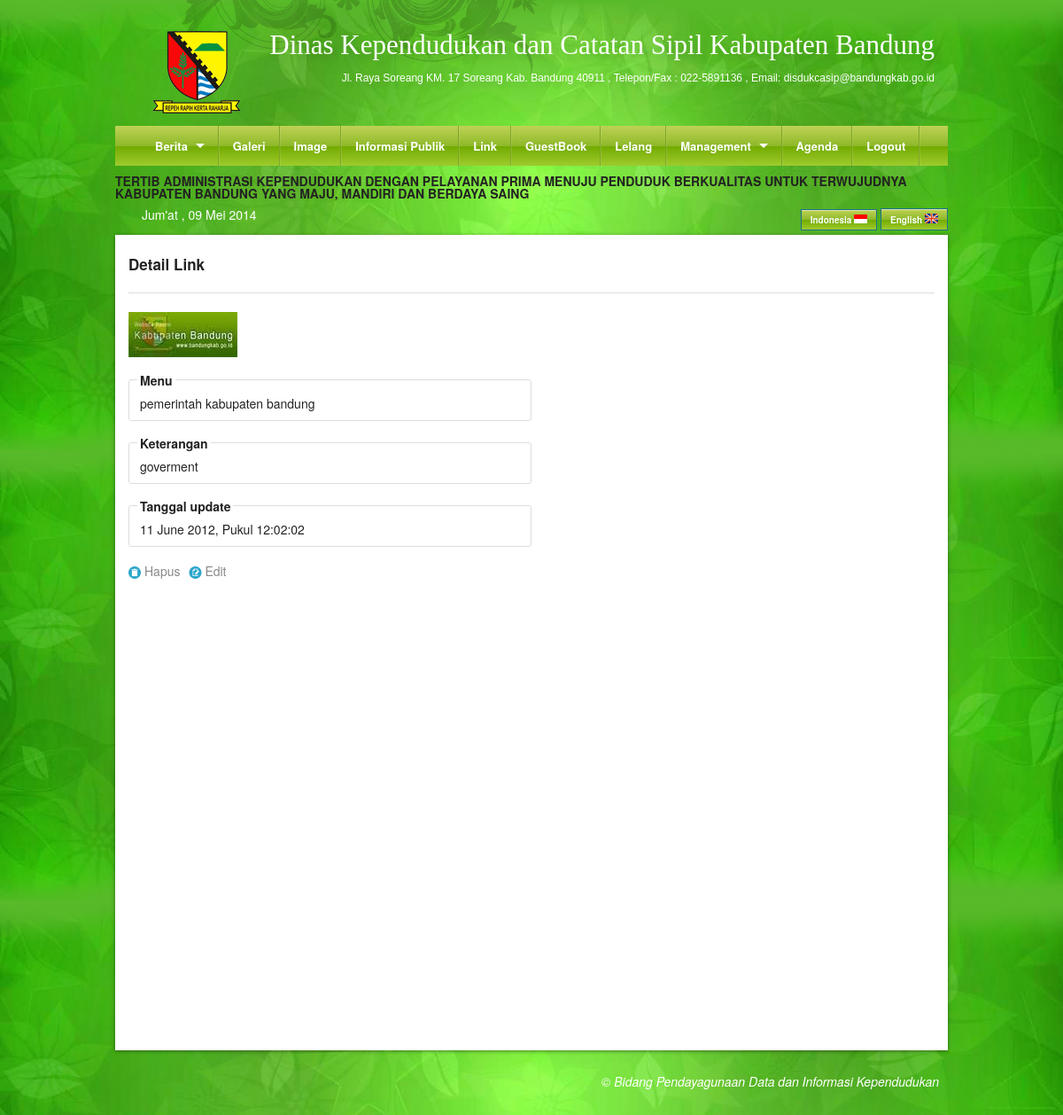
/DetailLink/2 (signed in), run on the app's committed database.
### tables this page shows
CREATE TABLE `content` (
  `home_indo` text,
  `home_ing` text,
  `profile_indo` text,
  `profile_ing` text,
  `kk_indo` text,
  `kk_ing` text,
  `ktp_indo` text,
  `ktp_ing` text,
  `lahir_indo` text,
  `lahir_ing` text,
  `kawin_indo` text,
  `kawin_ing` text,
  `cerai_indo` text,
  `cerai_ing` text,
  `rusak_indo` text,
  `rusak_ing` text,
  `mati_indo` text,
  `mati_ing` text,
  `landasan_indo` text,
  `landasan_ing` text,
  `marquee_indo` text,
  `marquee_ing` text,
  `kami_indo` text,
  `kami_ing` text
);

CREATE TABLE `menu` (
  `IdMenu` varchar(3) NOT NULL,
  `Menu` varchar(30) NOT NULL,
  `Image` text NOT NULL,
  `Keterangan` varchar(20) NOT NULL,
  `Isian` text NOT NULL,
  `Tanggal` datetime NOT NULL,
  PRIMARY KEY (`IdMenu`)
);

### Proses/Database.php (called while the page is built, shortened)
<?php
class DB{
        var $Result;
        function doExec($sqlstr){
                 if (!$this->Result = mysql_query($sqlstr)){
                       print "Query Error :" .mysql_error();
                       Exit;
                 }
        }
        function doArray(){
                 return $this->Rec = mysql_fetch_array($this->Result);
        }
}
?>

### Proses/ArsenLibrary.php (called while the page is built, shortened)
<?php
include_once("Database.php");
class arsenlexdorf extends DB{
function pilih($table,$where,$id){
   $row=count($where);
   $sql = "Select * from ".$table." where ";
   for($i=0;$i<=$row;$i++){
     $sql .= $where[$i];
        if($i<$row-1){
             $sql .= " = ".$id[$i]." and ";
        }else if ($i == $row){
            $sql.= " = ".$id[$i-1]." ";
            }
     }
    $this->doExec($sql);
}
}
?>

### Content/SA/DetailLink.php (the view)
<?php
include_once("Proses/ArsenLibrary.php");
$arsen  =   new arsenlexdorf;
$table  =   "menu";
$where  =   array("IdMenu");
$id     =   array($id);
$arsen->pilih($table,$where,$id);
$array  =   $arsen->doArray();
$exp = explode(" ",$array['Tanggal']);
$get = explode("-",$exp[0]);
$date = mktime(0,0,0,$get[1],$get[2],$get[0]);
?>
<h5>Detail Link</h5><hr />
<div class="six">
<img src="<?php echo $base_url; ?>/Data/Link/<?php echo $array['Image']; ?>" />
<fieldset>
<legend>Menu</legend>
<?php echo $array[1]; ?>
</fieldset>
<fieldset>
<legend>Keterangan</legend>
<?php echo $array[3]; ?>
</fieldset>
<fieldset>
<legend>Tanggal update</legend>
<?php echo date("d F Y",$date).", Pukul ".$exp[1]; ?>
</fieldset>
</div>
<p>
    <a href="/ConfirmDeleteLink/<?php echo $array[0];?>" class="icon foundicon-trash"></a>
    <a href="/ConfirmEditLink/<?php echo $array[0];?>" class="icon foundicon-edit"></a>
</p>

### Content/User/search.php (shortened to what this page needs)
<?php
$hari   =   date("D");
switch($hari){
    case "Fri":
    $namaHari="Jum'at";
    break;
}
$month=date("m");
    switch($month){
        case "05":
        $bulan  ="Mei";
        break;
}
$tanggal    =   date("d");
$tahun  =   date("Y");
?>
<div>
<marquee direction="left" scrollamount="6" >
<?php
include_once("Proses/ArsenLibrary.php");
$sqlx    =   "select marquee_indo from content";
$queryx  =   mysql_query($sqlx);
$arrayx  =   mysql_fetch_array($queryx);
echo $arrayx[0];
?>
</marquee>
</div>
<div>
<div class="nine columns">
<div class="nine columns" style=" padding: 10px 0px 5px 15px; color: white;"><?php echo "$namaHari , $tanggal $bulan $tahun"; ?></div>
</div>
<div class="three columns bahasa">
<a href="<?php echo $base_url; ?>/indonesia.php" class="button small tiny greengloss">Indonesia <img src="<?php echo $base_url; ?>/images/indonesia.png" /></a>
<a href="<?php echo $base_url; ?>/english.php" class="button small tiny greengloss">English  <img src="<?php echo $base_url; ?>/images/english.png" /></a>
</div>
</div>

### stylesheets/style.css (style rules this page uses)
body { background: url(../images/bg/bg3.png) #58b929; background-size:contain; }
.bahasa { color: white; padding: 10px 0px 5px 0px; text-align: right; }
.bahasa a { color: white; }

### stylesheets/color.css (style rules this page uses)
.greengloss { background: #bfd255; background: -moz-linear-gradient(top, #bfd255 0%, #8eb92a 50%, #72aa00 51%, #9ecb2d 100%); background: -webkit-gradient(linear, left top, left bottom, color-stop(0%,#bfd255), color-stop(50%,#8eb92a), color-stop(51%,#72aa00), color-stop(100%,#9ecb2d)); background: -webkit-linear-gradient(top, #bfd255 0%,#8eb92a 50%,#72aa00 51%,#9ecb2d 100%); background: -o-linear-gradient(top, #bfd255 0%,#8eb92a 50%,#72aa00 51%,#9ecb2d 100%); background: -ms-linear-gradient(top, #bfd255 0%,#8eb92a 50%,#72aa00 51%,#9ecb2d 100%); background: linear-gradient(to bottom, #bfd255 0%,#8eb92a 50%,#72aa00 51%,#9ecb2d 100%); filter: progid:DXImageTransform.Microsoft.gradient( startColorstr='#bfd255', endColorstr='#9ecb2d',GradientType=0 ); }

### data on the page
content: marquee_indo "TERTIB ADMINISTRASI KEPENDUDUKAN DENGAN PELAYANAN PRIMA MENUJU PENDUDUK BERKUALITAS UNTUK TERWUJUDNYA KABUPATEN BANDUNG YANG MAJU, MANDIRI DAN BERDAYA SAING"
menu: Image (picture), Menu "pemerintah kabupaten bandung", Keterangan "goverment", Tanggal "11 June 2012", Tanggal "12:02:02"

### other printed values
$namaHari "Jum'at"
$bulan "Mei"
